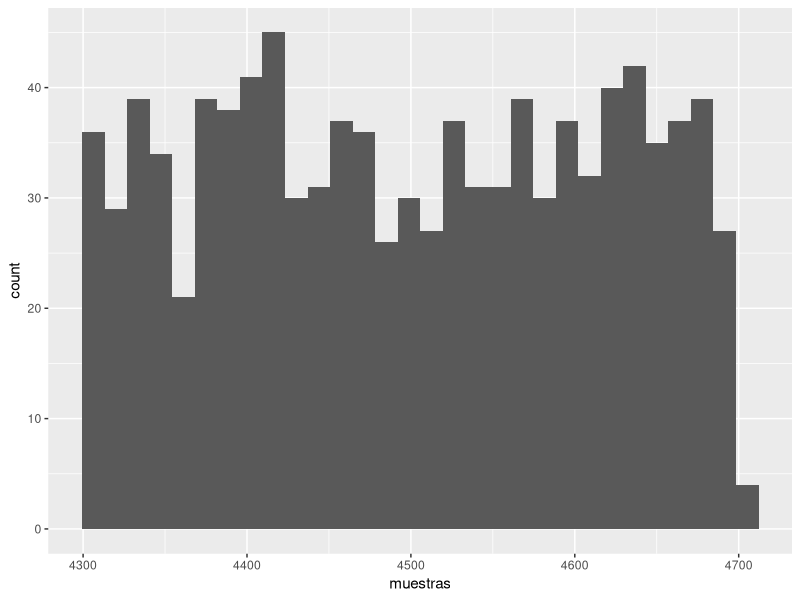

Source code (R):
set.seed(210421)

muestras = runif(n = 1000, 4300, 4700)
library(ggplot2)
ggplot(data=data.frame(muestras), aes(muestras)) + geom_histogram()